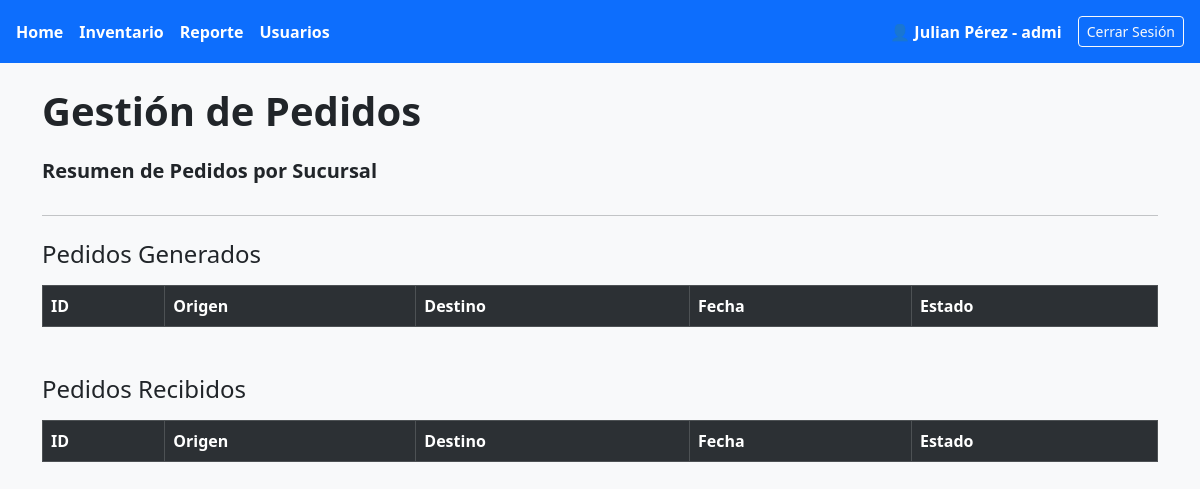
Page /gestion_pedidos (signed in) on the earlier database version.
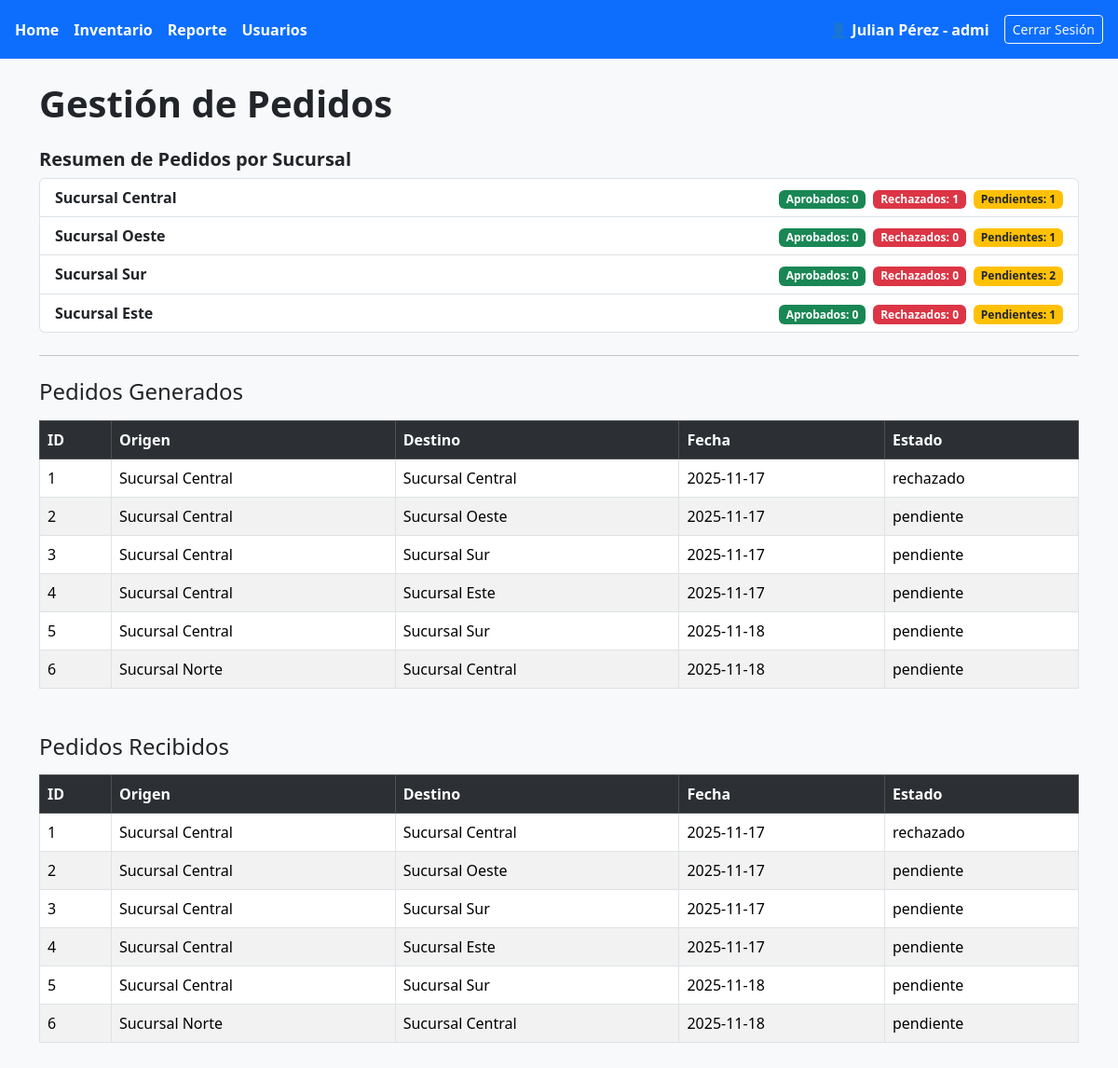
Same page on the later database version.
### tables this page shows
CREATE TABLE pedido(
                id INTEGER PRIMARY KEY AUTOINCREMENT,
                id_sucursal_origen INTEGER,
                id_sucursal_destino INTEGER,
                fecha_pedido TEXT,
                estado TEXT,
                FOREIGN KEY (id_sucursal_origen) REFERENCES sucursal(id) ON DELETE CASCADE,
                FOREIGN KEY (id_sucursal_destino) REFERENCES sucursal(id) ON DELETE CASCADE
            );

CREATE TABLE sucursal(
                id INTEGER PRIMARY KEY AUTOINCREMENT,
                nombre VARCHAR(50),
                direccion VARCHAR(100),
                telefono VARCHAR(30)
            );

### app.py (the view)
@app.route("/gestion_pedidos")
def gestion_pedidos():
    rol = session["rol"]
    id_sucursal =  session["sucursal_id"]
    if rol == "encargado":
        pedidos_generados = db.cursor.execute("""
            SELECT p.id, s1.nombre, s2.nombre, p.fecha_pedido, p.estado
            FROM pedido p
            JOIN sucursal s1 ON p.id_sucursal_origen = s1.id
            JOIN sucursal s2 ON p.id_sucursal_destino = s2.id
            WHERE p.id_sucursal_origen = ?
        """, (id_sucursal,)).fetchall()
        pedidos_recibidos = db.cursor.execute("""
            SELECT p.id, s1.nombre, s2.nombre, p.fecha_pedido, p.estado
            FROM pedido p
            JOIN sucursal s1 ON p.id_sucursal_origen = s1.id
            JOIN sucursal s2 ON p.id_sucursal_destino = s2.id
            WHERE p.id_sucursal_destino = ?
        """, (id_sucursal,)).fetchall()
        productos_bajos = db.productos_stock_bajo(id_sucursal)
    elif rol == "admi":
        pedidos_generados = db.mostrar_pedidos()
        pedidos_recibidos = pedidos_generados
        productos_bajos = []
    else:
        return "No autorizado", 403
    sucursales = db.cursor.execute("SELECT id, nombre FROM sucursal").fetchall()
    return render_template(
        "pedidos.html",
        usuarioNombre=session["nombre"],
        usuarioApellido=session["apellido"],
        usuarioRol=session["rol"],
        rol=rol,
        pedidos_generados=pedidos_generados,
        pedidos_recibidos=pedidos_recibidos,
        productos_bajos=productos_bajos,
        sucursales=sucursales
    )

### base_de_datos/mi_conexion.py (called while the page is built)
    def mostrar_pedidos(self):
        self.cursor.execute("""
            SELECT p.id, s1.nombre AS sucursal_origen, s2.nombre AS sucursal_destino,
                   p.fecha_pedido, p.estado
            FROM pedido p
            JOIN sucursal s1 ON p.id_sucursal_origen = s1.id
            JOIN sucursal s2 ON p.id_sucursal_destino = s2.id
        """)
        return self.cursor.fetchall()

### templates/pedidos.html (shortened to what this page needs)
<!DOCTYPE html>
<html lang="en">
<head>
    <link href="https://cdn.jsdelivr.net/npm/bootstrap@5.3.2/dist/css/bootstrap.min.css" rel="stylesheet">
</head>
<body class="bg-light">
    <header class="bg-primary text-white p-3 d-flex justify-content-between align-items-center">
        <nav class="d-flex gap-3">
            <a class="text-white text-decoration-none fw-bold" href="{{url_for('panel_principal')}}">Home</a>
            {%if usuarioRol!='vendedor'%}
            <a class="text-white text-decoration-none fw-bold" href="{{url_for('gestion_inventario')}}">Inventario</a>
            {%endif%}
            {%if usuarioRol!='reponedor' and usuarioRol!='vendedor'%}
            <a class="text-white text-decoration-none fw-bold" href="{{url_for('reportes')}}">Reporte</a>
            {%endif%}
            {%if usuarioRol=='admi'%}
            <a class="text-white text-decoration-none fw-bold" href="{{url_for('gestion_usuario')}}">Usuarios</a>
            {%endif%}
        </nav>
        <div id="user-section" class="d-flex align-items-center gap-3">
            <span class="fw-bold">👤 {{ usuarioNombre }} {{usuarioApellido}} - {{usuarioRol}}</span>
            <a href="{{ url_for('logout') }}" class="btn btn-outline-light btn-sm">Cerrar Sesión</a>
        </div>
    </header>
    <main class="container py-4">
        <h1 class="mb-4 fw-bold">Gestión de Pedidos</h1>
                {% set sucursales_totales = {} %}
        <div class="mb-4">
            <h5 class="fw-bold">Resumen de Pedidos por Sucursal</h5>
            <ul class="list-group">
                {% for sucursal, totales in sucursales_totales.items() %}
                <li class="list-group-item d-flex justify-content-between align-items-center">
                    <strong>{{ sucursal }}</strong>
                    <span>
                        <span class="badge bg-success me-1">Aprobados: {{ totales.aprobado }}</span>
                        <span class="badge bg-danger me-1">Rechazados: {{ totales.rechazado }}</span>
                        <span class="badge bg-warning text-dark">Pendientes: {{ totales.pendiente }}</span>
                    </span>
                </li>
                {% endfor %}
            </ul>
        </div>
        <hr class="my-4">
        <h2 class="h4 mb-3">Pedidos Generados</h2>
        <table class="table table-bordered table-striped">
            <tr class="table-dark">
                <th>ID</th>
                <th>Origen</th>
                <th>Destino</th>
                <th>Fecha</th>
                <th>Estado</th>
            </tr>
            {% for p in pedidos_generados %}
            <tr>
                <td>{{ p[0] }}</td>
                <td>{{ p[1] }}</td>
                <td>{{ p[2] }}</td>
                <td>{{ p[3] }}</td>
                <td>{{ p[4] }}</td>
            </tr>
            {% endfor %}
        </table>
        <h2 class="h4 mt-5 mb-3">Pedidos Recibidos</h2>
        <table class="table table-bordered table-striped">
            <tr class="table-dark">
                <th>ID</th>
                <th>Origen</th>
                <th>Destino</th>
                <th>Fecha</th>
                <th>Estado</th>
            </tr>
            {% for p in pedidos_recibidos %}
            <tr>
                <td>{{ p[0] }}</td>
                <td>{{ p[1] }}</td>
                <td>{{ p[2] }}</td>
                <td>{{ p[3] }}</td>
                <td>{{ p[4] }}</td>
            </tr>
            {% endfor %}
        </table>
    </main>
</body>
</html>

Differences in the rows shown:
added pedido: nombre "Sucursal Central", aprobado "0", rechazado "1", pendiente "1", id "1", fecha_pedido "2025-11-17", estado "rechazado"
added pedido: nombre "Sucursal Oeste", aprobado "0", rechazado "0", pendiente "1", id "2", nombre "Sucursal Central", fecha_pedido "2025-11-17", estado "pendiente"
added pedido: nombre "Sucursal Sur", aprobado "0", rechazado "0", pendiente "2", id "3", nombre "Sucursal Central", fecha_pedido "2025-11-17", estado "pendiente"
added pedido: nombre "Sucursal Este", aprobado "0", rechazado "0", pendiente "1", id "4", nombre "Sucursal Central", fecha_pedido "2025-11-17", estado "pendiente"
added pedido: id "5", nombre "Sucursal Central", nombre "Sucursal Sur", fecha_pedido "2025-11-18", estado "pendiente"
added pedido: id "6", nombre "Sucursal Norte", nombre "Sucursal Central", fecha_pedido "2025-11-18", estado "pendiente"
